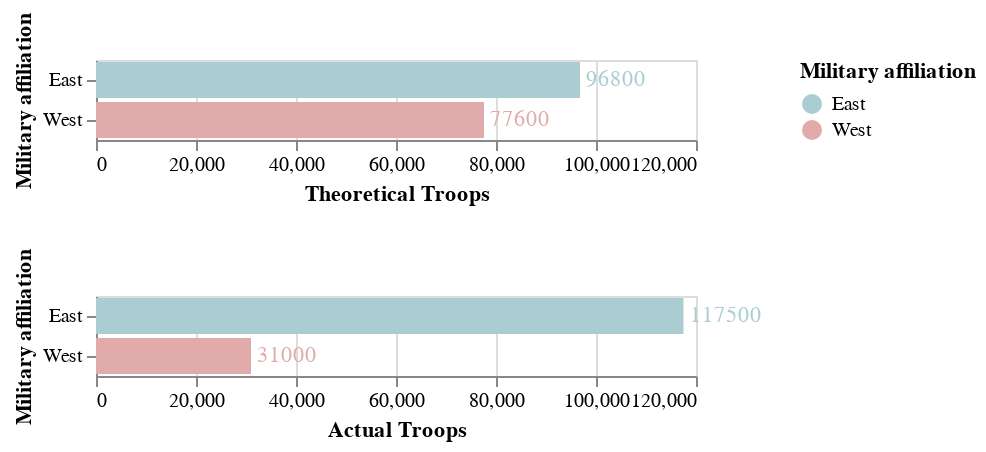

The specification (Vega-Lite) saved for this image:
### Vega-Lite specification from a JSON file in a GitHub repository (floating-point values rounded to 4 significant figures)
{"$schema": "https://vega.github.io/schema/vega-lite/v5.json", "description": "Bar chart with text labels. Set domain to make the frame cover the labels.", "data": {"values": [{"Military affiliation": "East", "color": "red", "Theoretical Troops": 96800, "Actual Troops": 117500, "Leader": "Tokugawa Ieyasu"}, {"Military affiliation": "West", "Theoretical Troops": 77600, "Actual Troops": 31000, "color": "skyblue", "Leader": "Ishida Mitsunari"}]}, "vconcat": [{"encoding": {"y": {"field": "Military affiliation", "type": "nominal"}, "x": {"field": "Theoretical Troops", "type": "quantitative", "scale": {"domain": [0, 120000]}}, "color": {"field": "Military affiliation", "type": "nominal", "scale": {"domain": ["East", "West"], "range": ["#aacdd1", "#e1abab"]}}, "tooltip": [{"field": "Military affiliation", "type": "nominal", "title": "Military affiliation"}, {"field": "Leader", "type": "nominal", "title": "Leader"}]}, "layer": [{"mark": "bar"}, {"mark": {"type": "text", "align": "left", "baseline": "middle", "dx": 3}, "encoding": {"text": {"field": "Theoretical Troops", "type": "quantitative"}}}]}, {"encoding": {"y": {"field": "Military affiliation", "type": "nominal"}, "x": {"field": "Actual Troops", "type": "quantitative", "scale": {"domain": [0, 120000]}}, "color": {"field": "Military affiliation", "type": "nominal", "scale": {"domain": ["East", "West"], "range": ["#aacdd1", "#e1abab"]}}, "tooltip": [{"field": "Military affiliation", "type": "nominal", "title": "Military affiliation"}, {"field": "Leader", "type": "nominal", "title": "Leader"}]}, "layer": [{"mark": "bar"}, {"mark": {"type": "text", "align": "left", "baseline": "middle", "dx": 3}, "encoding": {"text": {"field": "Actual Troops", "type": "quantitative"}}}]}], "config": {}}
